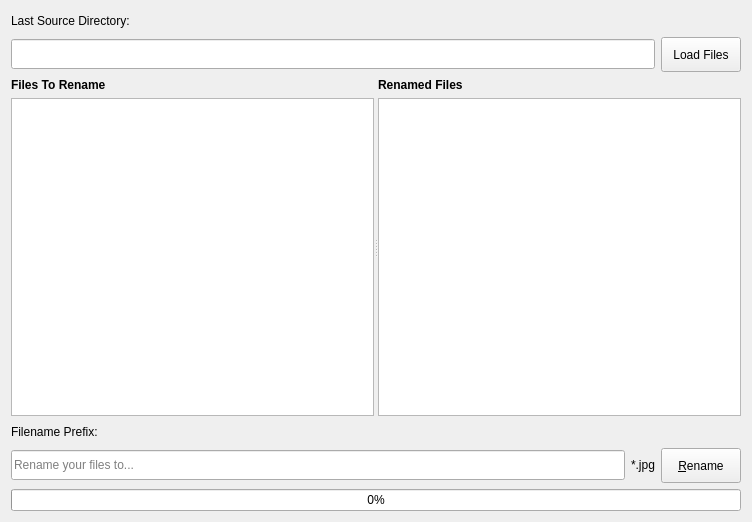
<?xml version="1.0" encoding="UTF-8"?>
<ui version="4.0">
 <class>Window</class>
 <widget class="QWidget" name="Window">
  <property name="geometry">
   <rect>
    <x>0</x>
    <y>0</y>
    <width>752</width>
    <height>522</height>
   </rect>
  </property>
  <property name="windowTitle">
   <string>RP Renamer</string>
  </property>
  <layout class="QGridLayout" name="gridLayout">
   <item row="0" column="0" colspan="3">
    <widget class="QLabel" name="label">
     <property name="minimumSize">
      <size>
       <width>0</width>
       <height>20</height>
      </size>
     </property>
     <property name="maximumSize">
      <size>
       <width>16777215</width>
       <height>20</height>
      </size>
     </property>
     <property name="text">
      <string>Last Source Directory:</string>
     </property>
    </widget>
   </item>
   <item row="1" column="0" colspan="2">
    <widget class="QLineEdit" name="dirEdit">
     <property name="minimumSize">
      <size>
       <width>0</width>
       <height>30</height>
      </size>
     </property>
     <property name="maximumSize">
      <size>
       <width>16777215</width>
       <height>30</height>
      </size>
     </property>
    </widget>
   </item>
   <item row="1" column="2">
    <widget class="QPushButton" name="loadFilesButton">
     <property name="minimumSize">
      <size>
       <width>0</width>
       <height>35</height>
      </size>
     </property>
     <property name="maximumSize">
      <size>
       <width>16777215</width>
       <height>35</height>
      </size>
     </property>
     <property name="text">
      <string>Load Files</string>
     </property>
     <property name="shortcut">
      <string>L</string>
     </property>
    </widget>
   </item>
   <item row="2" column="0" colspan="3">
    <widget class="QSplitter" name="splitter">
     <property name="orientation">
      <enum>Qt::Orientation::Horizontal</enum>
     </property>
     <widget class="QWidget" name="layoutWidget">
      <layout class="QVBoxLayout" name="verticalLayout">
       <item>
        <widget class="QLabel" name="label_2">
         <property name="font">
          <font>
           <bold>true</bold>
          </font>
         </property>
         <property name="text">
          <string>Files To Rename</string>
         </property>
        </widget>
       </item>
       <item>
        <widget class="QListWidget" name="srcFileList"/>
       </item>
      </layout>
     </widget>
     <widget class="QWidget" name="layoutWidget">
      <layout class="QVBoxLayout" name="verticalLayout_2">
       <item>
        <widget class="QLabel" name="label_3">
         <property name="font">
          <font>
           <bold>true</bold>
          </font>
         </property>
         <property name="text">
          <string>Renamed Files</string>
         </property>
        </widget>
       </item>
       <item>
        <widget class="QListWidget" name="dstFileList"/>
       </item>
      </layout>
     </widget>
    </widget>
   </item>
   <item row="3" column="0" colspan="3">
    <widget class="QLabel" name="label_4">
     <property name="minimumSize">
      <size>
       <width>0</width>
       <height>20</height>
      </size>
     </property>
     <property name="maximumSize">
      <size>
       <width>16777215</width>
       <height>20</height>
      </size>
     </property>
     <property name="text">
      <string>Filename Prefix:</string>
     </property>
    </widget>
   </item>
   <item row="4" column="0">
    <widget class="QLineEdit" name="prefixEdit">
     <property name="minimumSize">
      <size>
       <width>0</width>
       <height>30</height>
      </size>
     </property>
     <property name="maximumSize">
      <size>
       <width>16777215</width>
       <height>30</height>
      </size>
     </property>
     <property name="text">
      <string/>
     </property>
     <property name="placeholderText">
      <string>Rename your files to...</string>
     </property>
    </widget>
   </item>
   <item row="4" column="1">
    <widget class="QLabel" name="extensionLabel">
     <property name="minimumSize">
      <size>
       <width>0</width>
       <height>30</height>
      </size>
     </property>
     <property name="maximumSize">
      <size>
       <width>16777215</width>
       <height>30</height>
      </size>
     </property>
     <property name="text">
      <string>*.jpg</string>
     </property>
    </widget>
   </item>
   <item row="4" column="2">
    <widget class="QPushButton" name="renameFilesButton">
     <property name="minimumSize">
      <size>
       <width>0</width>
       <height>35</height>
      </size>
     </property>
     <property name="maximumSize">
      <size>
       <width>16777215</width>
       <height>35</height>
      </size>
     </property>
     <property name="text">
      <string>&amp;Rename</string>
     </property>
    </widget>
   </item>
   <item row="5" column="0" colspan="3">
    <widget class="QProgressBar" name="progressBar">
     <property name="value">
      <number>0</number>
     </property>
    </widget>
   </item>
  </layout>
 </widget>
 <resources/>
 <connections/>
</ui>
